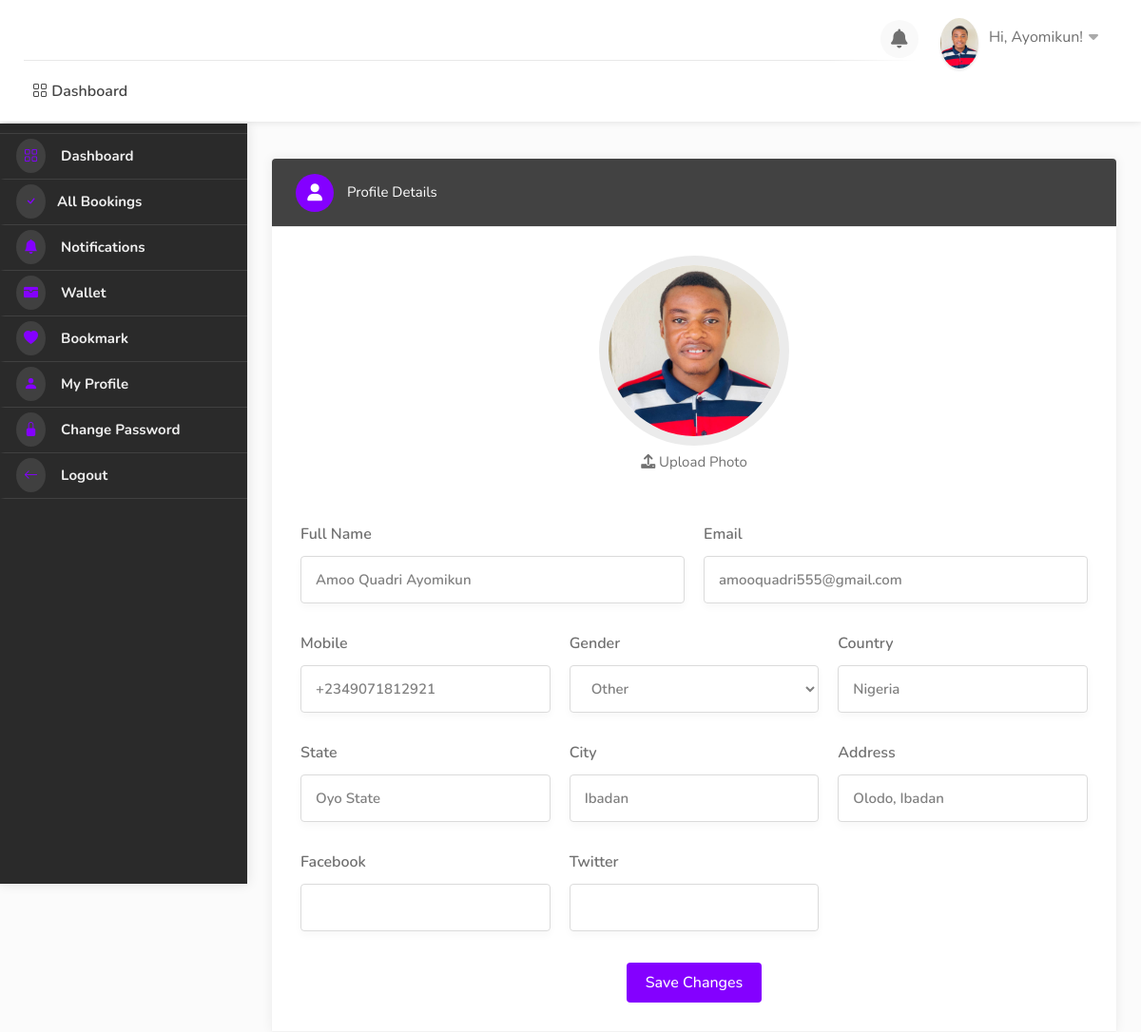
Screenshot of /dashboard/profile/ (signed in) with the database file from the repository.
### userauths/models.py (models this page shows, shortened)
class User(AbstractUser):
    full_name = models.CharField(max_length=500, null=True, blank=True)
    username = models.CharField(max_length=500, unique=True, null=True, blank=True)
    email = models.EmailField(unique=True)
    phone = models.CharField(max_length=100, null=True, blank=True)
    gender = models.CharField(max_length=20, choices=GENDER, default="Other")
    otp = models.CharField(max_length=100, null=True, blank=True)
    USERNAME_FIELD = "email"
    REQUIRED_FIELDS = ["username"]

class Profile(models.Model):
    pid = ShortUUIDField(length=7, max_length=25, alphabet="abcdefghijklmnopqrstuvwxyz123456789")
    image = models.FileField(upload_to=user_directory_path, default="default.jpg", null=True, blank=True)
    user = models.OneToOneField(User, on_delete=models.CASCADE)
    full_name = models.CharField(max_length=500, null=True, blank=True)
    phone = models.CharField(max_length=100, null=True, blank=True)
    gender = models.CharField(max_length=20, choices=GENDER, default="Other")
    country = models.CharField(max_length=100, null=True, blank=True)
    city = models.CharField(max_length=100, null=True, blank=True)
    state = models.CharField(max_length=100, null=True, blank=True)
    address = models.CharField(max_length=100, null=True, blank=True)
    identity_type = models.CharField(max_length=200, choices=IDENTITY_TYPE, default="Other")
    identity_image = models.FileField(upload_to=user_directory_path, default="id.jpg", null=True, blank=True)
    facebook = models.CharField(max_length=255, blank=True, null=True)
    twitter = models.CharField(max_length=255, blank=True, null=True)
    wallet = models.DecimalField(max_digits=12, decimal_places=2, default=0.00)
    verified = models.BooleanField(default=False)
    date = models.DateTimeField(auto_now_add=True)
    class Meta:
        ordering = ['date']

### user_dashboard/views.py (the view)
# urls.py: path("profile/", views.profile, name="profile"),
@login_required
def profile(request):
    profile = Profile.objects.get(user=request.user)
    if request.method == "POST":
        u_form = UserUpdateForm(request.POST, instance=request.user)
        p_form = ProfileUpdateForm(request.POST, request.FILES, instance=request.user.profile)
        if u_form.is_valid() and p_form.is_valid():
            u_form.save()
            p_form.save()
            messages.success(request, "Profile Updated Successfully")
            return redirect("user_dashboard:profile")
    else:
        u_form = UserUpdateForm(instance=request.user)
        p_form = ProfileUpdateForm(instance=request.user.profile)
    context = {
        "profile":profile,
        "u_form":u_form,
        "p_form":p_form,
    }
    return render(request, "user_dashboard/profile.html", context)

### userauths/forms.py
class UserUpdateForm(forms.ModelForm):
    class Meta:
        model = User
        fields = ['email']

class ProfileUpdateForm(forms.ModelForm):
    class Meta:
        model = Profile
        fields = [
            'image',
            'full_name',
            'phone',
            'gender',
            'country',
            'city',
            'state',
            'address',
            'identity_type',
            'identity_image',
            'facebook',
            'twitter',
        ]
        widgets = {
            'image': FileInput(attrs={'onchange': 'loadFile(event)', 'class':'upload'}),
        }

### templates/user_dashboard/profile.html (shortened to what this page needs)
{% extends 'partials/dashboard_base.html' %}
{% load static %}
{% block content %}
    <div id="dashboard">
        {% include 'partials/dashboard_sidebar.html' %}
        <div class="utf_dashboard_content">
            <div class="row">
                <div class="col-lg-12 col-md-12">
                  <div class="utf_dashboard_list_box margin-top-0">
                    <h4 class="gray"><i class="fas fa-user"></i> Profile Details</h4>
                    <div class="utf_dashboard_list_box-static">
                      <div class="my-profile">
                        <form class="row with-forms" method="POST" enctype="multipart/form-data">
                            <div class="col-md-12">
                                <div class="edit-profile-photo">
                                    <img id="profile_image_preview" src="{{request.user.profile.image.url}}" style="width: 200px; height: 200px; object-fit: cover;" alt="">
                                    <div class="photoUpload">
                                        <span><i class="fa fa-upload"></i> Upload Photo</span>
                                      </div>
                                  </div>
                            </div>
                            <div class="col-md-6">
                                <label>Full Name</label>
                                {{p_form.full_name}}
                            </div>
                            <div class="col-md-6">
                                <label>Email</label>
                                {{u_form.email}}
                            </div>
                            <div class="col-md-4">
                                <label> Mobile</label>
                                {{p_form.phone}}
                            </div>
                            <div class="col-md-4">
                                <label>Gender</label>
                                {{p_form.gender}}
                            </div>
                            <div class="col-md-4">
                                <label>Country</label>
                                {{p_form.country}}
                            </div>
                            <div class="col-md-4">
                                <label>State</label>
                                {{p_form.state}}
                            </div>
                            <div class="col-md-4">
                                <label>City</label>
                                {{p_form.city}}
                            </div>
                            <div class="col-md-4">
                                <label>Address</label>
                                {{p_form.address}}
                            </div>
                            <div class="col-md-4">
                                <label>Facebook</label>
                                {{p_form.facebook}}
                             </div>
                            <div class="col-md-4">
                                <label>Twitter</label>
                                {{p_form.twitter}}
                            </div>
                            <div class="col-md-12">
                                <button class="button preview btn_center_item margin-top-15" type="submit">Save Changes</button>
                            </div>
                          </form>
                      </div>
                    </div>
                  </div>
                </div>
            </div>
        </div>
    </div>
{% endblock content %}

### templates/partials/dashboard_base.html (shortened to what this page needs)
{% load static %}
<!DOCTYPE html>
<html lang="zxx">
<head>
    <link rel="stylesheet" href="{% static 'css/stylesheet.css' %}">
    <link rel="stylesheet" href="{% static 'css/mmenu.css' %}">
    <link rel="stylesheet" href="{% static 'css/perfect-scrollbar.css' %}">
    <link rel="stylesheet" href="{% static 'css/style.css' %}" id="colors">
    <link rel="stylesheet" href="https://cdn.jsdelivr.net/npm/bootstrap-icons@1.10.5/font/bootstrap-icons.css">
    <link rel="stylesheet" href="https://cdnjs.cloudflare.com/ajax/libs/font-awesome/4.7.0/css/font-awesome.css" />
    <link rel="stylesheet" href="https://cdnjs.cloudflare.com/ajax/libs/font-awesome/6.0.0/css/all.min.css" />
    <link rel="stylesheet" href="https://cdn.jsdelivr.net/npm/@mdi/font@7.2.96/css/materialdesignicons.min.css">
    <link href='https://unpkg.com/boxicons@2.1.4/css/boxicons.min.css' rel='stylesheet'>
    <link rel="stylesheet" href="https://cdn.jsdelivr.net/npm/remixicon-ligatures@2.5.0/fonts/remixicon.min.css">
    <link href="https://cdn.jsdelivr.net/npm/remixicon@2.2.0/fonts/remixicon.css" rel="stylesheet">
</head>
<body>
    <div id="main_wrapper">
        <header id="header_part" class="fixed fullwidth_block dashboard">
            <div id="header" class="not-sticky">
                <div class="container">
                    <div class="utf_left_side">
                        <div id="logo"> <a href=""><img src="" alt=""></a> <a href="" class="dashboard-logo"><img src="{% static 'images/logo2.png' %}" alt=""></a> </div>
                        <nav id="navigation" class="style_one">
                            <ul id="responsive">
                                <li><a href=""> <i class="bi bi-grid"></i> Dashboard</a></li>
                            </ul>
                        </nav>
                        <div class="clearfix"></div>
                    </div>
                    <div class="utf_right_side">
                        <div class="header_widget">
                            <div class="dashboard_header_button_item {% if noti %} has-noti {% endif %} js-item-menu">
                                <i class="fas fa-bell"></i>
                            </div>
                            <div class="utf_user_menu">
                                <div class="utf_user_name"><span><img src="{{request.user.profile.image.url}}" alt=""></span>Hi, {{request.user.username|title}}!</div>
                            </div>
                        </div>
                    </div>
                </div>
            </div>
        </header>
        {% block content %}
        {% endblock content %}
    </div>
</body>
</html>

### static/css/mmenu.css (style rules this page uses)
:root { --mm-line-height: 20px; --mm-listitem-size: 44px; --mm-navbar-size: 44px; --mm-offset-top: 0; --mm-offset-right: 0; --mm-offset-bottom: 0; --mm-offset-left: 0; --mm-color-border: rgba(0, 0, 0, 0.1); --mm-color-button: rgba(0, 0, 0, 0.3); --mm-color-text: rgba(0, 0, 0, 0.75); --mm-color-text-dimmed: rgba(0, 0, 0, 0.3); --mm-color-background: #f3f3f3; --mm-color-background-highlight: rgba(0, 0, 0, 0.05); --mm-color-background-emphasis: rgba(255, 255, 255, 0.4); --mm-shadow: 0 0 10px rgba(0, 0, 0, 0.3) }

### static/css/style.css (style rules this page uses)
body { color: #707070; font-size: 15px; line-height: 28px; background-color: #fff; }
body, h1, h2, h3, h4, h5, h6, input[type="text"], input[type="password"], input[type="email"], textarea, select, input[type="button"], input[type="submit"], button, #tiptip_content, .map-box p, .map-box div, .numerical-rating .utf_counter_star_rating, body .nav_responsive i.menu-trigger:after { font-family: 'Nunito', sans-serif; text-transform: none; }
h1, h2, h3, h4, h5, h6 { color: #323232; }
* { margin: 0px; padding: 0px; box-sizing: border-box; }
ul, li { margin: 0px; list-style-type: none; }
label { display: block; margin: 0; }

### rows the page displays
User: user.profile.image (picture), user.username "Ayomikun", email "amooquadri555@gmail.com"
Profile: full_name "Amoo Quadri Ayomikun", phone "+2349071812921", gender "Other", country "Nigeria", state "Oyo State", city "Ibadan", address "Olodo, Ibadan"
